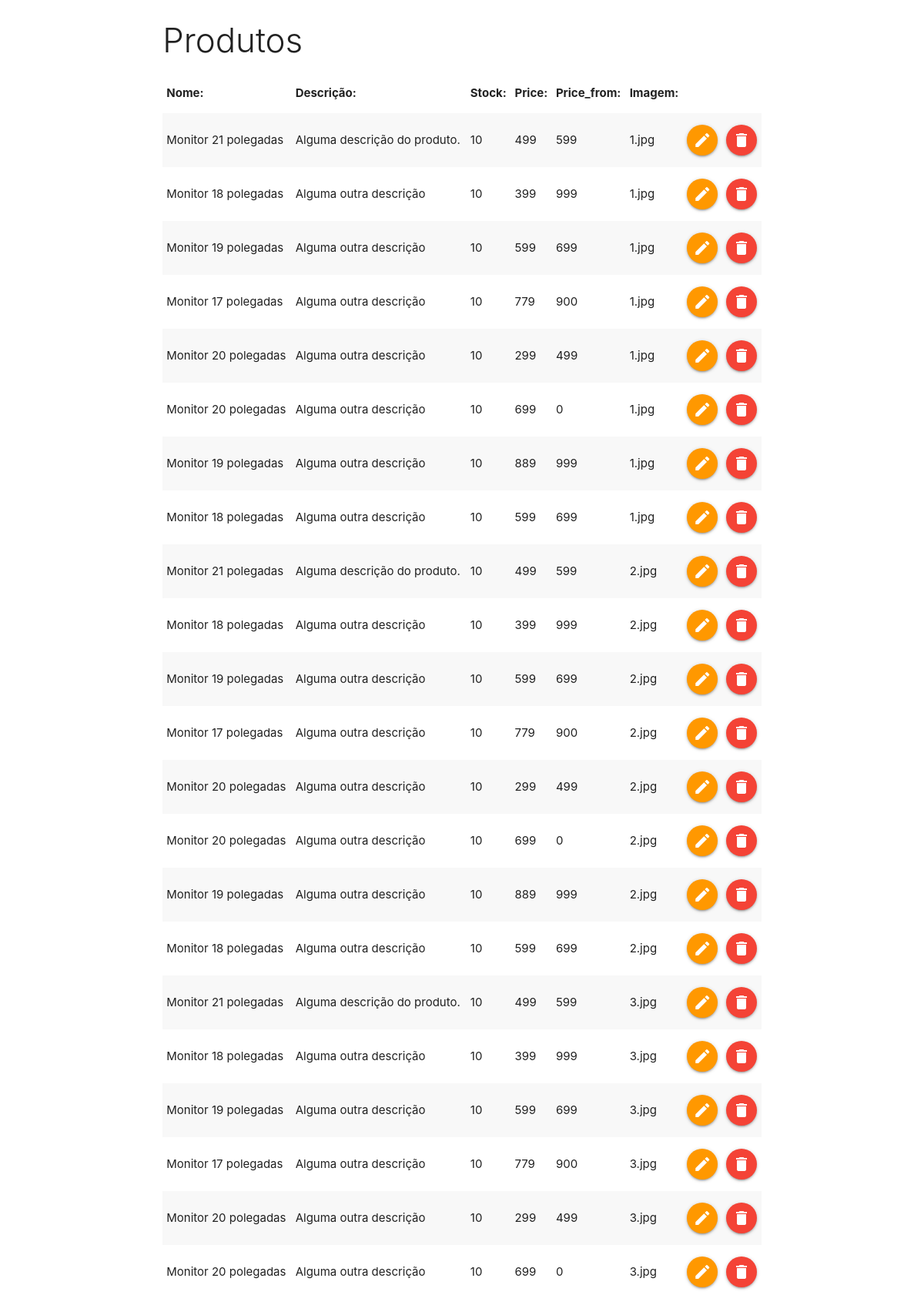
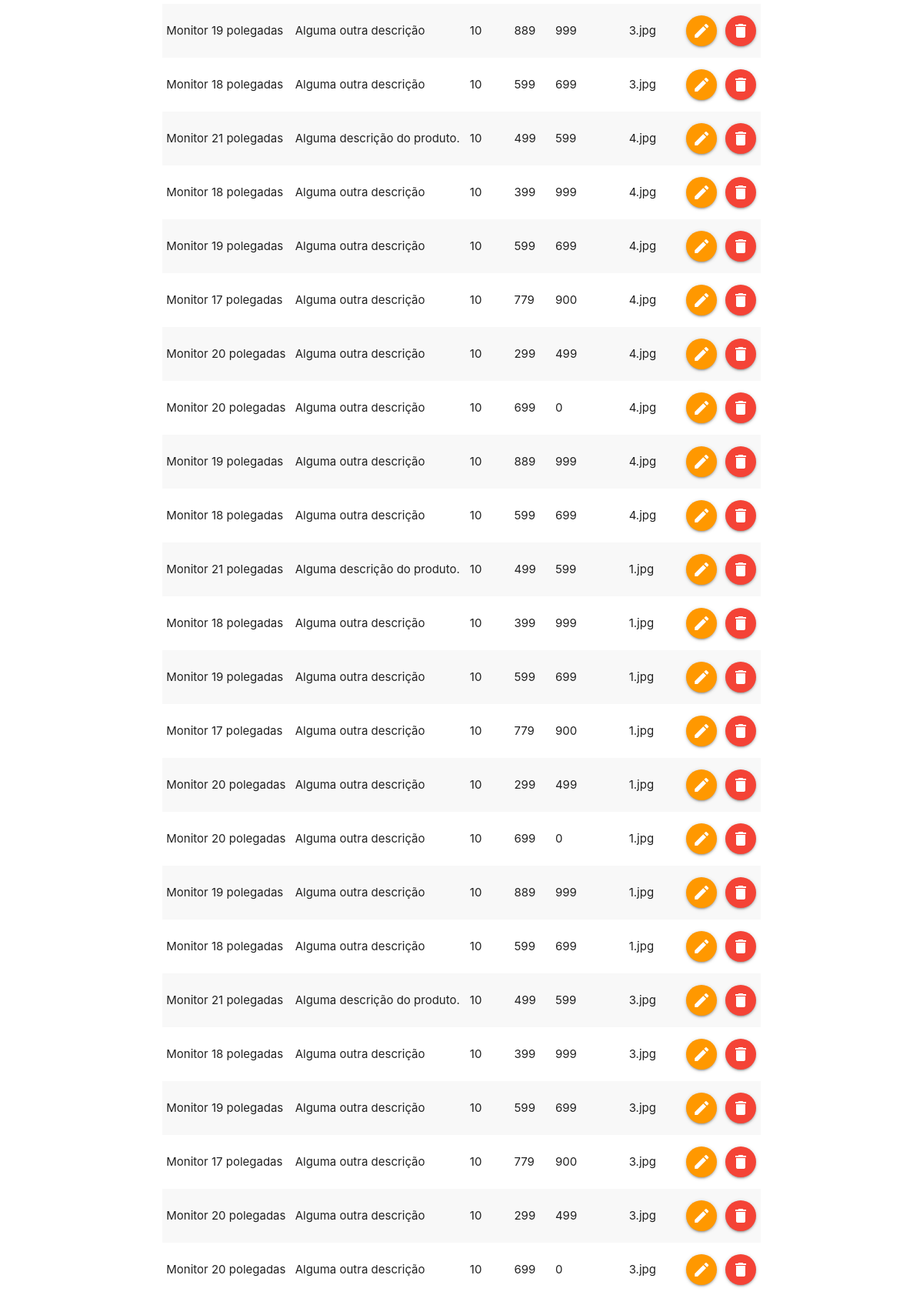
The page / (upper part) on the database its author committed (2 pictures, top to bottom).
### tables this page shows
CREATE TABLE `products_images` (
  `id` int(11) UNSIGNED NOT NULL,
  `id_product` int(11) NOT NULL,
  `url` varchar(50) NOT NULL DEFAULT ''
);

CREATE TABLE `products` (
  `id` int(11) UNSIGNED NOT NULL,
  `id_category` int(11) NOT NULL,
  `id_brand` int(11) NOT NULL,
  `name` varchar(100) NOT NULL DEFAULT '',
  `description` text,
  `stock` int(11) NOT NULL,
  `price` float NOT NULL,
  `price_from` float NOT NULL,
  `rating` float NOT NULL,
  `featured` tinyint(1) NOT NULL,
  `sale` tinyint(1) NOT NULL,
  `bestseller` tinyint(1) NOT NULL,
  `new_product` tinyint(1) NOT NULL,
  `options` varchar(200) DEFAULT NULL
);

### index.php (the view, shortened to what this page needs)
<?php
include_once 'php_action/db_connect.php';
include_once 'includes/header.php';
?>
<div class="row">
	<div class="col s12 m8 push-m2">
		<h3 class="light"> Produtos </h3>
		<table class="striped">
			<thead>
				<tr>
					<th>Nome:</th>
					<th>Descrição:</th>
					<th>Stock:</th>
					<th>Price:</th>
					<th>Price_from:</th>
					<th>Imagem:</th>
				</tr>
			</thead>
			<tbody>
				<?php
				$sql = "SELECT * FROM products, products_images";
				$resultado = mysqli_query($connect, $sql);
                if(mysqli_num_rows($resultado) > 0):
				while($dados = mysqli_fetch_array($resultado)):
				?>
				<tr>
					<td><?php echo $dados['name']; ?></td>
					<td><?php echo $dados['description']; ?></td>
					<td><?php echo $dados['stock']; ?></td>
					<td><?php echo $dados['price']; ?></td>
					<td><?php echo $dados['price_from']; ?></td>
					<td><?php echo $dados['url']; ?></td>
					<td><a href="editar.php?id=<?php echo $dados['id']; ?>" class="btn-floating orange"><i class="material-icons">edit</i></a></td>
					<td><a href="#modal<?php echo $dados['id']; ?>" class="btn-floating red modal-trigger"><i class="material-icons">delete</i></a></td>
				</tr>
			   <?php
				endwhile;
				endif;
			   ?>
			</tbody>
		</table>
		<br>
	</div>
</div>
<?php
include_once 'includes/footer.php';
?>

### includes/header.php (shortened to what this page needs)
<!DOCTYPE html>
 <html>
   <head>
      <link rel="stylesheet" href="https://cdnjs.cloudflare.com/ajax/libs/materialize/1.0.0-beta/css/materialize.min.css">
   </head>
   <body>

### includes/footer.php (shortened to what this page needs)
  </body>
</html>

### rows shown on the page
products_images: id_product.name "Monitor 21 polegadas", id_product.description "Alguma descrição do produto.", id_product.stock "10", id_product.price "499", id_product.price_from "599", url "1.jpg", products.name "Monitor 18 polegadas", products.description "Alguma outra descrição", products.stock "10", products.price "399", products.price_from "999", products.name "Monitor 19 polegadas", products.price "599", products.price_from "699", products.name "Monitor 17 polegadas", products.price "779", products.price_from "900", products.name "Monitor 20 polegadas", products.price "299", products.price_from "499", products.price "699", products.price_from "0", products.price "889"
products_images: products.name "Monitor 21 polegadas", products.description "Alguma descrição do produto.", products.stock "10", products.price "499", products.price_from "599", url "2.jpg", id_product.name "Monitor 18 polegadas", id_product.description "Alguma outra descrição", id_product.stock "10", id_product.price "399", id_product.price_from "999", products.name "Monitor 19 polegadas", products.description "Alguma outra descrição", products.price "599", products.price_from "699", products.name "Monitor 17 polegadas", products.price "779", products.price_from "900", products.name "Monitor 20 polegadas", products.price "299", products.price_from "499", products.price "699", products.price_from "0", products.price "889", products.price_from "999", products.name "Monitor 18 polegadas"
products_images: products.name "Monitor 21 polegadas", products.description "Alguma descrição do produto.", products.stock "10", products.price "499", products.price_from "599", url "3.jpg", products.name "Monitor 18 polegadas", products.description "Alguma outra descrição", products.price "399", products.price_from "999", id_product.name "Monitor 19 polegadas", id_product.description "Alguma outra descrição", id_product.stock "10", id_product.price "599", id_product.price_from "699", products.name "Monitor 17 polegadas", products.price "779", products.price_from "900", products.name "Monitor 20 polegadas", products.price "299", products.price_from "499", products.price "699", products.price_from "0", products.name "Monitor 19 polegadas", products.price "889", products.price "599", products.price_from "699"
products_images: products.name "Monitor 21 polegadas", products.description "Alguma descrição do produto.", products.stock "10", products.price "499", products.price_from "599", url "4.jpg", products.name "Monitor 18 polegadas", products.description "Alguma outra descrição", products.price "399", products.price_from "999", products.name "Monitor 19 polegadas", products.price "599", products.price_from "699", id_product.name "Monitor 17 polegadas", id_product.description "Alguma outra descrição", id_product.stock "10", id_product.price "779", id_product.price_from "900", products.name "Monitor 20 polegadas", products.price "299", products.price_from "499", products.price "699", products.price_from "0", products.price "889"
products_images: products.name "Monitor 21 polegadas", products.description "Alguma descrição do produto.", products.stock "10", products.price "499", products.price_from "599", url "1.jpg", products.name "Monitor 18 polegadas", products.description "Alguma outra descrição", products.price "399", products.price_from "999", products.name "Monitor 19 polegadas", products.price "599", products.price_from "699", products.name "Monitor 17 polegadas", products.price "779", products.price_from "900", id_product.name "Monitor 20 polegadas", id_product.description "Alguma outra descrição", id_product.stock "10", id_product.price "299", id_product.price_from "499", products.name "Monitor 20 polegadas", products.price "699", products.price_from "0", products.price "889"
products_images: products.name "Monitor 21 polegadas", products.description "Alguma descrição do produto.", products.stock "10", products.price "499", products.price_from "599", url "3.jpg", products.name "Monitor 18 polegadas", products.description "Alguma outra descrição", products.price "399", products.price_from "999", products.name "Monitor 19 polegadas", products.price "599", products.price_from "699", products.name "Monitor 17 polegadas", products.price "779", products.price_from "900", products.name "Monitor 20 polegadas", products.price "299", products.price_from "499", id_product.name "Monitor 20 polegadas", id_product.description "Alguma outra descrição", id_product.stock "10", id_product.price "699", id_product.price_from "0"
